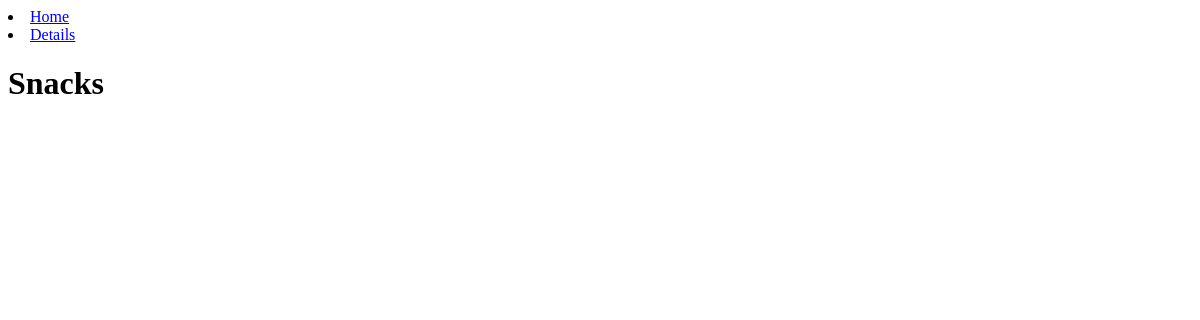
Page /detail on the earlier database version.
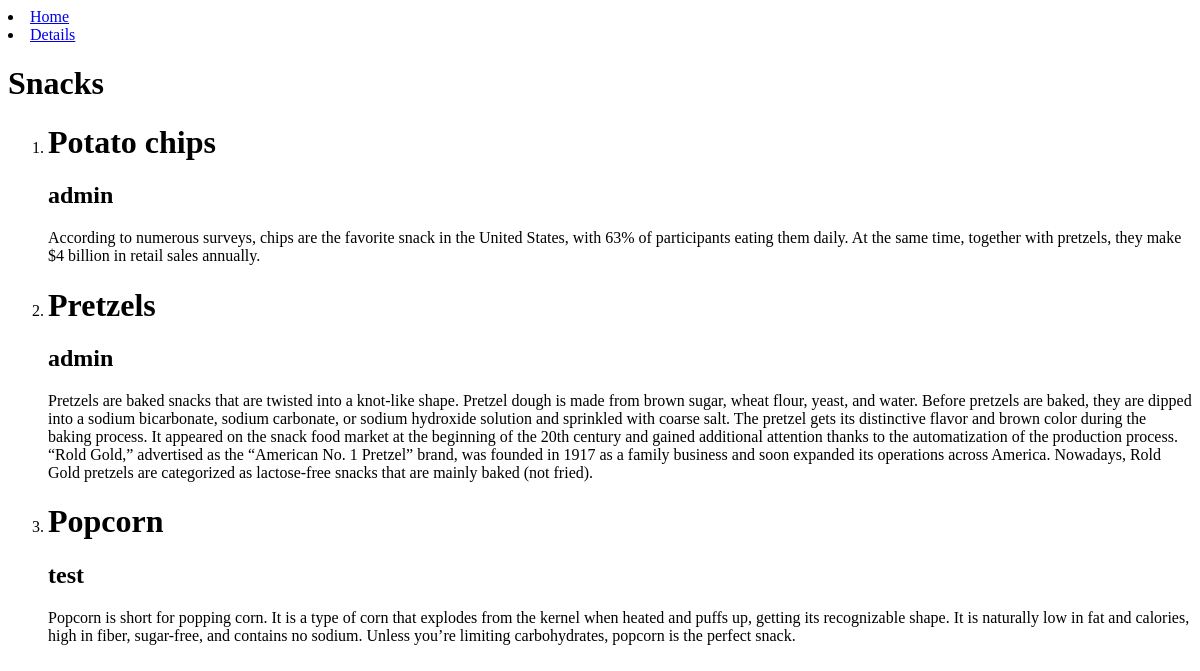
Same page on the later database version.
### snacks/models.py (models this page shows, shortened)
class Snack(models.Model):
    name = models.CharField(max_length=64)
    purchaser = models.ForeignKey(get_user_model(), on_delete=models.CASCADE)
    description = models.TextField()

### snacks/views.py (the view)
# urls.py: path("detail", DetailView.as_view(), name="detail"),
class DetailView(ListView):
    template_name = "snack_detail.html"
    model = Snack

### template/snack_detail.html (shortened to what this page needs)
{% extends "base.html" %}
{% block content %}
<h1>Snacks</h1>
    <ol>
        {% for thing in object_list %}
        <li><h1>{{thing.name}}</h1>
            <h2>{{thing.purchaser}}</h2>
            <p>{{thing.description}}</p>
        </li>
        {% endfor %}
    </ol>
{% endblock %}

### template/base.html (shortened to what this page needs)
<!DOCTYPE html>
<html lang="en">
<head>
</head>
<body>
    <nav>
        <li><a href = "{% url 'snack_list' %}">Home</a></li>
        <li><a href = "{% url 'detail' %}">Details</a></li>
    </nav>
    {% block content %}
    {% endblock %}
</body>
</html>

Differences in the rows shown:
added Snack: name "Potato chips", purchaser "admin", description "According to numerous surveys, chips are the favorite snack in the United States, with 63% of participants eating them daily. At the same time, together with pretzels, they make $4 billion in retail sales annually."
added Snack: name "Pretzels", purchaser "admin", description "Pretzels are baked snacks that are twisted into a knot-like shape. Pretzel dough is made from brown sugar, wheat flour, yeast, and water. Before pretzels are baked, they are dipped into a sodium bicarbonate, sodium carbonate, or sodium hydroxide solution and sprinkled with coarse salt. The pretzel gets its distinctive flavor and brown color during the baking process. It appeared on the snack food market at the beginning of the 20th century and gained additional attention thanks to the automatization of the production process. “Rold Gold,” advertised as the “American No. 1 Pretzel” brand, was founded in 1917 as a family business and soon expanded its operations across America. Nowadays, Rold…"
added Snack: name "Popcorn", purchaser "test", description "Popcorn is short for popping corn. It is a type of corn that explodes from the kernel when heated and puffs up, getting its recognizable shape. It is naturally low in fat and calories, high in fiber, sugar-free, and contains no sodium. Unless you’re limiting carbohydrates, popcorn is the perfect snack."
